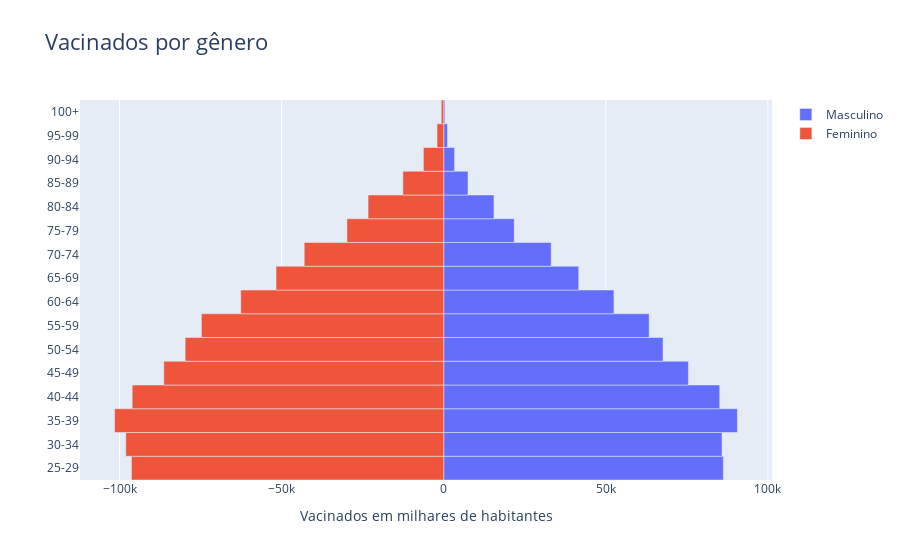

Notebook cell for this chart:
### Code cell
fig = gp.Figure()
  

fig.add_trace(gp.Bar(y= y_age, x = x_M, 
                     name = 'Masculino', 
                     orientation = 'h'))
  
fig.add_trace(gp.Bar(y = y_age, x = x_F,
                     name = 'Feminino', orientation = 'h'))
  

fig.update_layout(title = 'Vacinados por gênero',
                 title_font_size = 22, barmode = 'relative',
                 bargap = 0.0, bargroupgap = 0,
                xaxis = dict(
                              title = 'Vacinados em milhares de habitantes',
                              title_font_size = 14)
                 )
  
fig.show()

### Figure 1 — Plotly figure (JSON) as saved in the notebook; plotly's stock layout.template omitted (floating-point values rounded to 4 significant figures)
{"data": [{"name": "Masculino", "orientation": "h", "type": "bar", "x": [86264, 85871, 90602, 85142, 75484, 67661, 63381, 52513, 41653, 33147, 21750, 15503, 7484, 3344, 1144, 355], "y": ["25-29", "30-34", "35-39", "40-44", "45-49", "50-54", "55-59", "60-64", "65-69", "70-74", "75-79", "80-84", "85-89", "90-94", "95-99", "100+"]}, {"name": "Feminino", "orientation": "h", "type": "bar", "x": [-96341, -98088, -101534, -96105, -86358, -79767, -74753, -62617, -51728, -43038, -29850, -23336, -12598, -6273, -2066, -751], "y": ["25-29", "30-34", "35-39", "40-44", "45-49", "50-54", "55-59", "60-64", "65-69", "70-74", "75-79", "80-84", "85-89", "90-94", "95-99", "100+"]}], "layout": {"bargap": 0, "bargroupgap": 0, "barmode": "relative", "title": {"font": {"size": 22}, "text": "Vacinados por gênero"}, "xaxis": {"title": {"font": {"size": 14}, "text": "Vacinados em milhares de habitantes"}}}}
